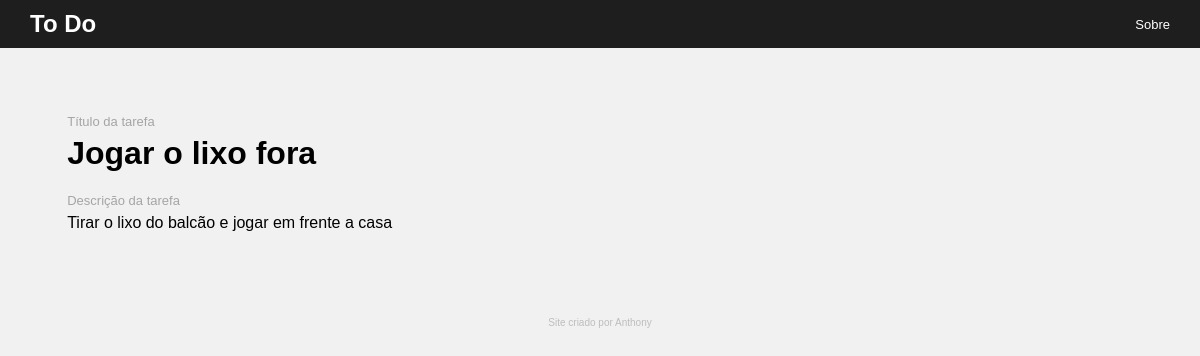
/task/1, run on the app's committed database.
### tasks/models.py (models this page shows, shortened)
class Task(models.Model):
    STATUS = (
        ('Doing', 'Doing'),
        ('Done', 'Done')
    )
    '''
    Title = Cria um campo de título
    Description = Cria um campo de textos longos
    Done = Variável que define o status de uma tarefa usando o método 'Choices'

    created_at && update_at -> Boa prática de criação de logs para tarefas
    '''
    title = models.CharField(max_length=255)
    description = models.TextField()
    done = models.CharField(
        max_length=5,
        choices=STATUS,
    )
    created_at = models.DateField(auto_now_add=True)
    update_at = models.DateField(auto_now=True)

### tasks/views.py (the view)
# urls.py: path('task/<int:id>', taskView, name='task-view'),
def taskView(request, id):
    task = get_object_or_404(Task, pk=id)
    return render(request, 'task.html', {'task': task})

### tasks/templates/task.html (shortened to what this page needs)
{% load static %}
<!DOCTYPE html>
<html lang="en">
<head>
    <link rel="stylesheet" href="{% static 'css/style.css' %}">
</head>
<body>
    <nav class="nav-main">
        <div class="nav-main-frame">
            <div>
                <a class="nav-bar-main-text" href="/">
                    To Do
                </a>
            </div>
            <div>
                <a class="nav-bar-info" href="#">
                    Sobre
                </a>
            </div>
        </div>
    </nav>
    <main class="main-content">
        <section class="task-section">
            <span class="task-info">
                Título da tarefa
            </span>
            <h3 class="task-title">
                {{task.title}}
            </h3>
            <span class="task-info">
                Descrição da tarefa
            </span>
            <p class="task-description">
                {{task.description}}
            </p>
        </section>
    </main>
    <footer>
        <p class="info-text">Site criado por Anthony</p>
    </footer>
</body>
</html>

### tasks/static/css/style.css (style rules this page uses)
body { background-color: #f1f1f1; font-family: 'Lucida Sans', 'Lucida Sans Regular', 'Lucida Grande', 'Lucida Sans Unicode', Geneva, Verdana, sans-serif; text-align: center; }
.nav-main { background-color: #1e1e1e; margin: -8px; }
.nav-main-frame { display: flex; flex-direction: row; justify-content: space-between; align-items: center; padding: 10px 30px 10px 30px; }
.nav-bar-main-text { font-weight: bolder; font-size: x-large; color: #ffffff; }
.nav-bar-info { font-weight: 500; font-size: small; color: #ffffff; }
a { color: #1e1e1e; text-decoration: none; }
.info-text { text-align: center; font-size: 10px; color: #bdbdbd; padding: 10px; }
.task-section { display: flex; flex-direction: column; justify-content: start; text-align: left; padding: 5%; }
.task-title { padding: 0; margin: 6px 0px; font-size: xx-large; font-weight: bolder; }
.task-description { padding: 0; margin: 6px 0; }
.task-info { margin-top: 15px; font-size: small; font-weight: 200; color: #a5a5a5; }

### data on the page
Task: title "Jogar o lixo fora", description "Tirar o lixo do balcão e jogar em frente a casa"
